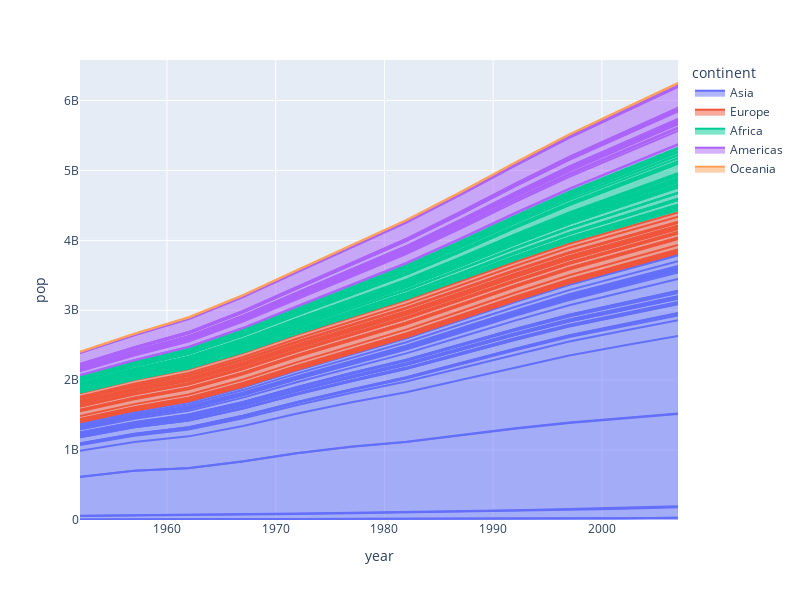

Notebook code cell kept with this figure:
### Code cell
px.area(
    gapminder,
    x="year",
    y="pop",
    color="continent",
    line_group="country",
    width=800,
    height=600,
).show()
